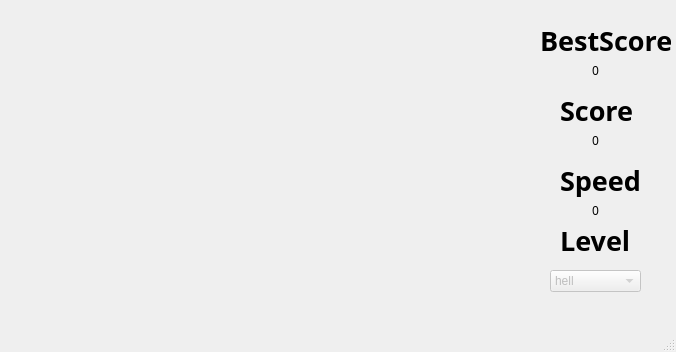
<?xml version="1.0" encoding="UTF-8"?>
<ui version="4.0">
 <class>Snake</class>
 <widget class="QMainWindow" name="Snake">
  <property name="geometry">
   <rect>
    <x>0</x>
    <y>0</y>
    <width>676</width>
    <height>352</height>
   </rect>
  </property>
  <property name="minimumSize">
   <size>
    <width>676</width>
    <height>352</height>
   </size>
  </property>
  <property name="maximumSize">
   <size>
    <width>676</width>
    <height>352</height>
   </size>
  </property>
  <property name="windowTitle">
   <string>Snake</string>
  </property>
  <widget class="QWidget" name="centralWidget">
   <widget class="QLabel" name="label">
    <property name="geometry">
     <rect>
      <x>540</x>
      <y>20</y>
      <width>131</width>
      <height>41</height>
     </rect>
    </property>
    <property name="font">
     <font>
      <family>Adobe Gothic Std B</family>
      <pointsize>20</pointsize>
      <weight>75</weight>
      <bold>true</bold>
      <kerning>true</kerning>
     </font>
    </property>
    <property name="text">
     <string>BestScore</string>
    </property>
   </widget>
   <widget class="QLabel" name="label_4">
    <property name="geometry">
     <rect>
      <x>550</x>
      <y>130</y>
      <width>91</width>
      <height>21</height>
     </rect>
    </property>
    <property name="font">
     <font>
      <family>Adobe Gothic Std B</family>
     </font>
    </property>
    <property name="text">
     <string>0</string>
    </property>
    <property name="textFormat">
     <enum>Qt::AutoText</enum>
    </property>
    <property name="scaledContents">
     <bool>false</bool>
    </property>
    <property name="alignment">
     <set>Qt::AlignCenter</set>
    </property>
    <property name="wordWrap">
     <bool>false</bool>
    </property>
    <property name="openExternalLinks">
     <bool>false</bool>
    </property>
   </widget>
   <widget class="QLabel" name="label_2">
    <property name="geometry">
     <rect>
      <x>560</x>
      <y>90</y>
      <width>81</width>
      <height>41</height>
     </rect>
    </property>
    <property name="font">
     <font>
      <family>Adobe Gothic Std B</family>
      <pointsize>20</pointsize>
      <weight>75</weight>
      <bold>true</bold>
      <kerning>true</kerning>
     </font>
    </property>
    <property name="text">
     <string>Score</string>
    </property>
   </widget>
   <widget class="QLabel" name="label_3">
    <property name="geometry">
     <rect>
      <x>550</x>
      <y>60</y>
      <width>91</width>
      <height>21</height>
     </rect>
    </property>
    <property name="font">
     <font>
      <family>Adobe Gothic Std B</family>
     </font>
    </property>
    <property name="text">
     <string>0</string>
    </property>
    <property name="alignment">
     <set>Qt::AlignCenter</set>
    </property>
   </widget>
   <widget class="QLabel" name="label_5">
    <property name="geometry">
     <rect>
      <x>560</x>
      <y>160</y>
      <width>91</width>
      <height>41</height>
     </rect>
    </property>
    <property name="font">
     <font>
      <family>Adobe Gothic Std B</family>
      <pointsize>20</pointsize>
      <weight>75</weight>
      <bold>true</bold>
      <kerning>true</kerning>
     </font>
    </property>
    <property name="text">
     <string>Speed</string>
    </property>
   </widget>
   <widget class="QLabel" name="label_6">
    <property name="geometry">
     <rect>
      <x>550</x>
      <y>200</y>
      <width>91</width>
      <height>21</height>
     </rect>
    </property>
    <property name="font">
     <font>
      <family>Adobe Gothic Std B</family>
     </font>
    </property>
    <property name="text">
     <string>0</string>
    </property>
    <property name="textFormat">
     <enum>Qt::AutoText</enum>
    </property>
    <property name="scaledContents">
     <bool>false</bool>
    </property>
    <property name="alignment">
     <set>Qt::AlignCenter</set>
    </property>
    <property name="wordWrap">
     <bool>false</bool>
    </property>
    <property name="openExternalLinks">
     <bool>false</bool>
    </property>
   </widget>
   <widget class="QComboBox" name="comboBox">
    <property name="enabled">
     <bool>false</bool>
    </property>
    <property name="geometry">
     <rect>
      <x>550</x>
      <y>270</y>
      <width>91</width>
      <height>22</height>
     </rect>
    </property>
    <property name="currentIndex">
     <number>4</number>
    </property>
    <item>
     <property name="text">
      <string>so easy</string>
     </property>
    </item>
    <item>
     <property name="text">
      <string>easy</string>
     </property>
    </item>
    <item>
     <property name="text">
      <string>nomal</string>
     </property>
    </item>
    <item>
     <property name="text">
      <string>hard</string>
     </property>
    </item>
    <item>
     <property name="text">
      <string>hell</string>
     </property>
    </item>
   </widget>
   <widget class="QLabel" name="label_7">
    <property name="geometry">
     <rect>
      <x>560</x>
      <y>220</y>
      <width>91</width>
      <height>41</height>
     </rect>
    </property>
    <property name="font">
     <font>
      <family>Adobe Gothic Std B</family>
      <pointsize>20</pointsize>
      <weight>75</weight>
      <bold>true</bold>
      <kerning>true</kerning>
     </font>
    </property>
    <property name="text">
     <string>Level</string>
    </property>
   </widget>
  </widget>
  <widget class="QStatusBar" name="statusBar"/>
  <action name="action">
   <property name="text">
    <string/>
   </property>
  </action>
 </widget>
 <layoutdefault spacing="6" margin="11"/>
 <resources/>
 <connections/>
</ui>
